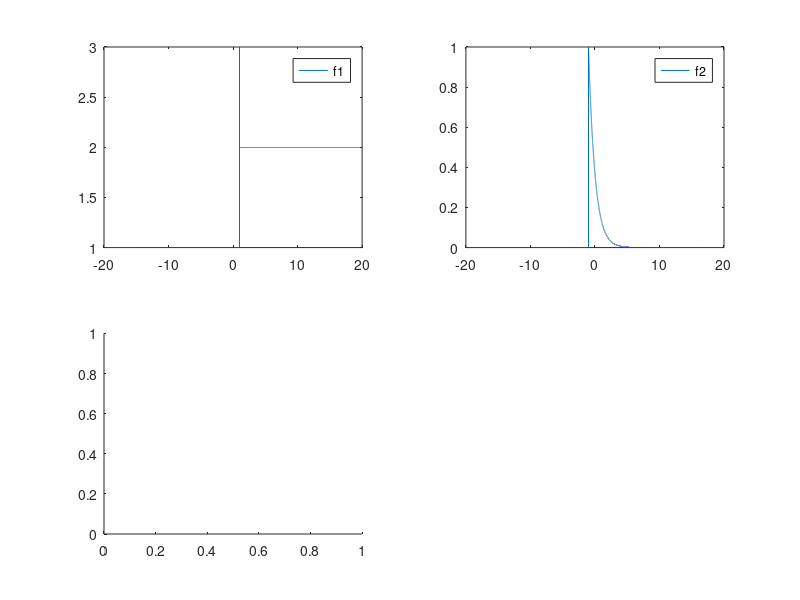

Recreate this plot in MATLAB. (Note: this script raises an error after producing the figure.)
clear,clc

x=-20:0.001:20;
x=x';
f1=@(t)2.*(t>=1)+(t<=1);
f2=@(t)exp(-(t+1)).*(t>=-1);
y1=f1(x);
y2=f2(x);
subplot(2,2,1);
plot(x,y1);
legend("f1");
subplot(2,2,2);
plot(x,y2);
legend("f2");
%预分配空间
[n,~]=size(x);
convresult=zeros(n,1);
%卷积step=0.1
subplot(2,2,3);
for count=1:n
    convresult(count)=myconv(f1,f2,0.1,x(count));
end
plot(x,convresult);
legend("step=0.1");
%卷积step=0.01
subplot(2,2,4);
for count=1:n
    convresult(count)=myconv(f1,f2,0.01,x(count));
end
plot(x,convresult);
legend("step=0.01");